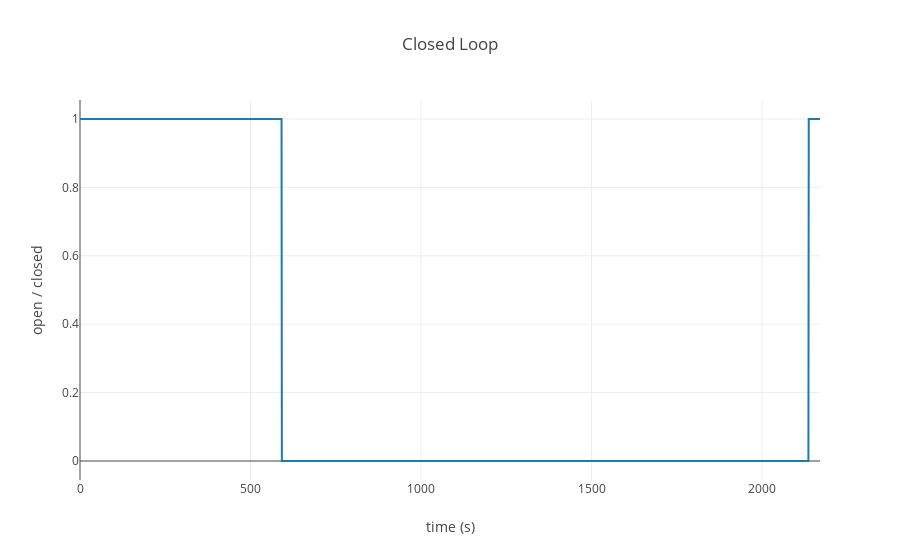

This figure's notebook cell:
### Markdown cell above
This is a facility which is built into the MEMS ECU to overcome some situations during the service life of a vehicle where it might be wished to eradicate a problem such as a low octane fuel being constantly used or engine wear by slightly advancing the ignition timing. the idle speed of the engine. The function can be removed by resetting the adaptive values.

### Code cell
lr.display_graph(['loop_indicator'], 'Closed Loop', 'open / closed')

### Figure 1 — Plotly figure (JSON) as saved in the notebook; plotly's stock layout.template omitted (floating-point values rounded to 4 significant figures; data arrays with more than 128 entries replaced by an {"elided": "..."} marker saying what was removed)
{"data": [{"name": "loop_indicator", "type": "scatter", "uid": "e427e5b3-52de-41b2-900b-648dfda91446", "x": {"elided": "2171 int values"}, "y": {"elided": "2171 int values"}}], "layout": {"autosize": true, "title": {"text": "Closed Loop"}, "xaxis": {"autorange": true, "range": [0, 2170], "title": {"text": "time (s)"}, "type": "linear"}, "yaxis": {"autorange": true, "range": [-0.05556, 1.056], "title": {"text": "open / closed"}, "type": "linear"}}}
